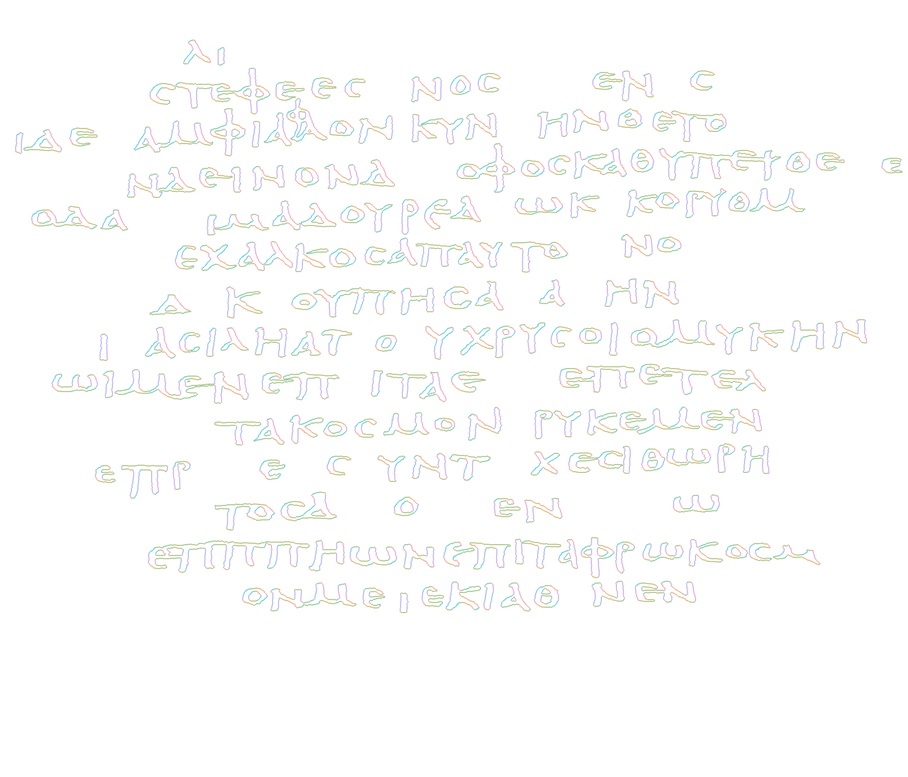
#> input picture files/original_bin/better_pages/doc_02_reconstructed_bold.png, 908 x 777 px, shrunk from 2524 x 2162 before the run, found by its file name
$ python untitled0.py
#> lines starting #> are read from the running program, lines starting #| are printed output that depends on the picture; after the words box and inside, x2 and y2 are one past the last pixel; in counts of white or black regions, pixels touching at a corner belong together
# -*- coding: utf-8 -*-
"""
Created on Tue Nov  3 09:50:16 2020

@author: Gwenael
"""

import cv2 as cv

def binarize(orig_img, dest_img):
    img = cv.imread(orig_img, 0)
#> img: shape (777, 908); min 168, max 255, mean 252.2
    t, img = cv.threshold(img, 250, 255, cv.THRESH_BINARY)
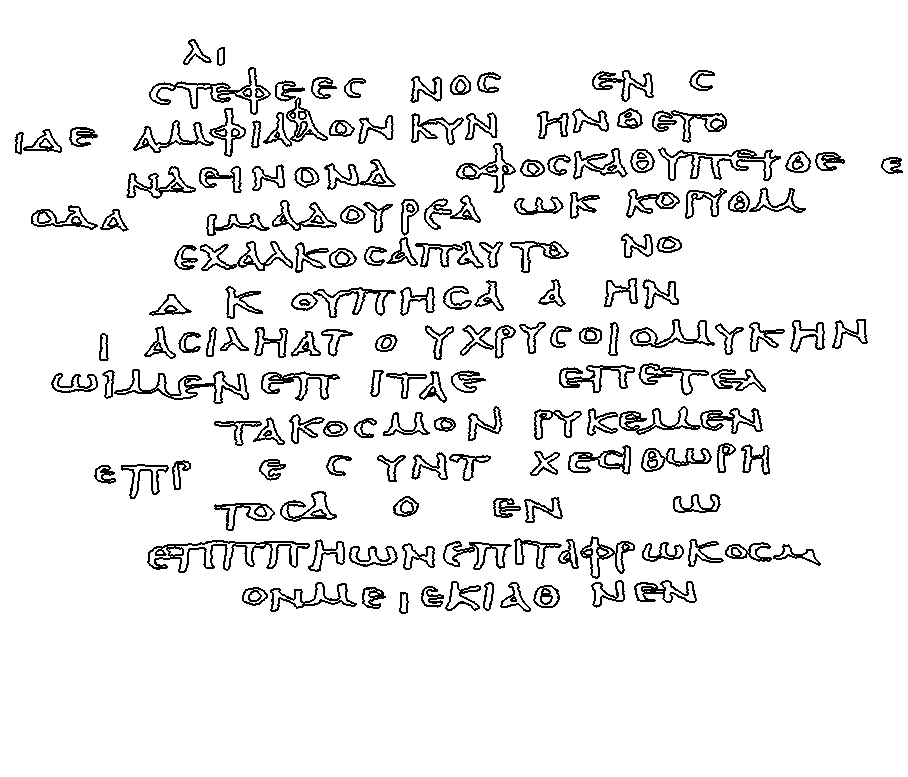
#> img: shape (777, 908); 92.5% white; black in thin lines or dots, all inside (x1, y1, x2, y2) = (15, 39, 903, 614)
    cv.imwrite(dest_img, img)


orig_img = 'C:/Users/Gwenael/Desktop/MT/papyrus-char-spotting/files/original_bin/better_pages/doc_02_reconstructed_bold.png'
dest_img = 'C:/Users/Gwenael/Desktop/MT/papyrus-char-spotting/files/original_bin/better_pages/bin_02_reconstructed_bold.png'
binarize(orig_img, dest_img)

$ run again, with files/original_bin/better_pages/bin_02_reconstructed_small.png copied over files/original_bin/better_pages/doc_02_reconstructed_bold.png
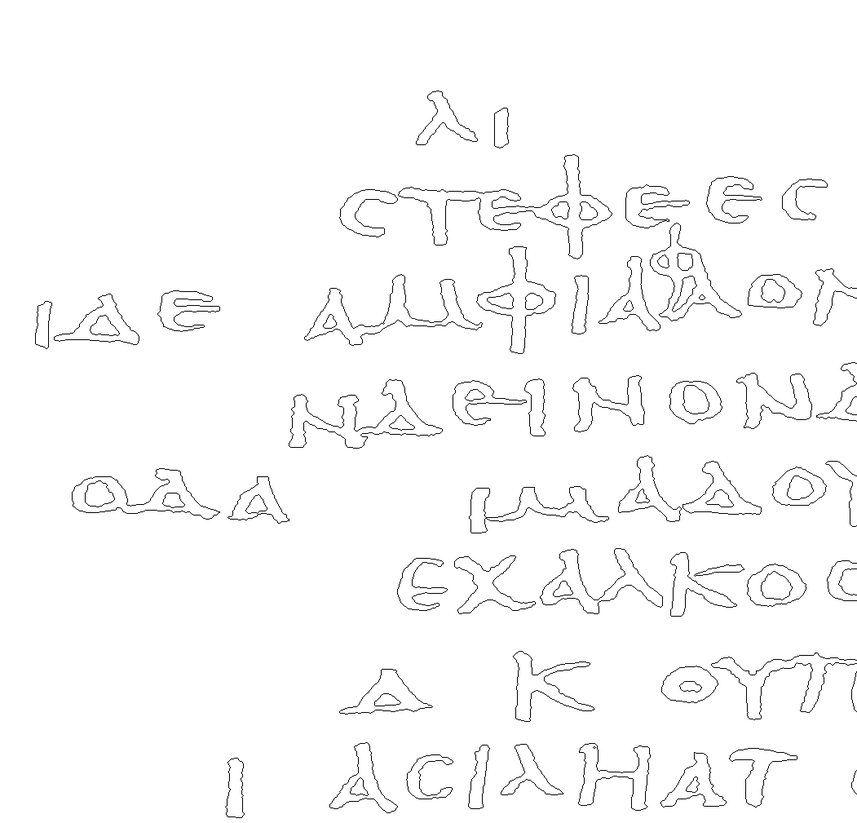
#> input picture files/original_bin/better_pages/bin_02_reconstructed_small.png, 857 x 823 px, shrunk from 1051 x 1009 before the run, found by its file name
#> in binarize, img is the input picture: shape (823, 857); min 0, max 255, mean 250.2
#> in binarize, `t, img = cv.threshold(img, 250, 255, cv.THRESH_BINARY)`:
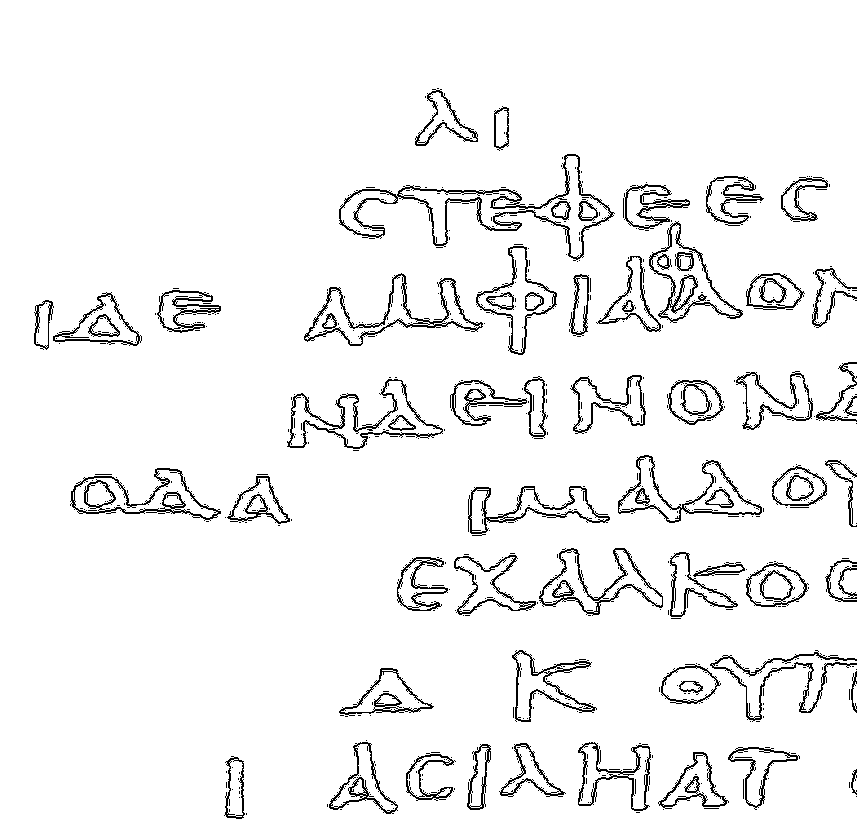
#> img: shape (823, 857); 94.6% white; black in thin lines or dots, all inside (x1, y1, x2, y2) = (34, 88, 857, 819)
